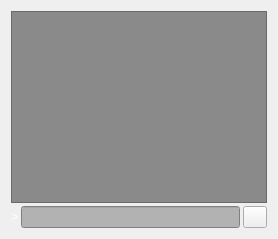
     <widget class="QWidget" name="tab_console">
      <attribute name="title">
       <string>&amp;Console</string>
      </attribute>
      <layout class="QVBoxLayout" name="verticalLayout_3">
       <property name="spacing">
        <number>3</number>
       </property>
       <item>
        <widget class="QTextEdit" name="messagesWidget">
         <property name="minimumSize">
          <size>
           <width>0</width>
           <height>100</height>
          </size>
         </property>
         <property name="palette">
          <palette>
           <active>
            <colorrole role="WindowText">
             <brush brushstyle="SolidPattern">
              <color alpha="255">
               <red>255</red>
               <green>255</green>
               <blue>255</blue>
              </color>
             </brush>
            </colorrole>
            <colorrole role="Button">
             <brush brushstyle="SolidPattern">
              <color alpha="255">
               <red>138</red>
               <green>138</green>
               <blue>138</blue>
              </color>
             </brush>
            </colorrole>
            <colorrole role="Light">
             <brush brushstyle="SolidPattern">
              <color alpha="255">
               <red>255</red>
               <green>255</green>
               <blue>255</blue>
              </color>
             </brush>
            </colorrole>
            <colorrole role="Midlight">
             <brush brushstyle="SolidPattern">
              <color alpha="255">
               <red>255</red>
               <green>255</green>
               <blue>255</blue>
              </color>
             </brush>
            </colorrole>
            <colorrole role="Dark">
             <brush brushstyle="SolidPattern">
              <color alpha="255">
               <red>255</red>
               <green>255</green>
               <blue>255</blue>
              </color>
             </brush>
            </colorrole>
            <colorrole role="Mid">
             <brush brushstyle="SolidPattern">
              <color alpha="255">
               <red>255</red>
               <green>255</green>
               <blue>255</blue>
              </color>
             </brush>
            </colorrole>
            <colorrole role="Text">
             <brush brushstyle="SolidPattern">
              <color alpha="255">
               <red>255</red>
               <green>255</green>
               <blue>255</blue>
              </color>
             </brush>
            </colorrole>
            <colorrole role="ButtonText">
             <brush brushstyle="SolidPattern">
              <color alpha="255">
               <red>255</red>
               <green>255</green>
               <blue>255</blue>
              </color>
             </brush>
            </colorrole>
            <colorrole role="Base">
             <brush brushstyle="SolidPattern">
              <color alpha="255">
               <red>138</red>
               <green>138</green>
               <blue>138</blue>
              </color>
             </brush>
            </colorrole>
            <colorrole role="Window">
             <brush brushstyle="SolidPattern">
              <color alpha="255">
               <red>138</red>
               <green>138</green>
               <blue>138</blue>
              </color>
             </brush>
            </colorrole>
            <colorrole role="Shadow">
             <brush brushstyle="SolidPattern">
              <color alpha="255">
               <red>255</red>
               <green>255</green>
               <blue>255</blue>
              </color>
             </brush>
            </colorrole>
            <colorrole role="NoRole">
             <brush brushstyle="SolidPattern">
              <color alpha="255">
               <red>255</red>
               <green>255</green>
               <blue>255</blue>
              </color>
             </brush>
            </colorrole>
            <colorrole role="ToolTipBase">
             <brush brushstyle="SolidPattern">
              <color alpha="255">
               <red>138</red>
               <green>138</green>
               <blue>138</blue>
              </color>
             </brush>
            </colorrole>
           </active>
           <inactive>
            <colorrole role="WindowText">
             <brush brushstyle="SolidPattern">
              <color alpha="255">
               <red>255</red>
               <green>255</green>
               <blue>255</blue>
              </color>
             </brush>
            </colorrole>
            <colorrole role="Button">
             <brush brushstyle="SolidPattern">
              <color alpha="255">
               <red>138</red>
               <green>138</green>
               <blue>138</blue>
              </color>
             </brush>
            </colorrole>
            <colorrole role="Light">
             <brush brushstyle="SolidPattern">
              <color alpha="255">
               <red>255</red>
               <green>255</green>
               <blue>255</blue>
              </color>
             </brush>
            </colorrole>
            <colorrole role="Midlight">
             <brush brushstyle="SolidPattern">
              <color alpha="255">
               <red>255</red>
               <green>255</green>
               <blue>255</blue>
              </color>
             </brush>
            </colorrole>
            <colorrole role="Dark">
             <brush brushstyle="SolidPattern">
              <color alpha="255">
               <red>255</red>
               <green>255</green>
               <blue>255</blue>
              </color>
             </brush>
            </colorrole>
            <colorrole role="Mid">
             <brush brushstyle="SolidPattern">
              <color alpha="255">
               <red>255</red>
               <green>255</green>
               <blue>255</blue>
              </color>
             </brush>
            </colorrole>
            <colorrole role="Text">
             <brush brushstyle="SolidPattern">
              <color alpha="255">
               <red>255</red>
               <green>255</green>
               <blue>255</blue>
              </color>
             </brush>
            </colorrole>
            <colorrole role="ButtonText">
             <brush brushstyle="SolidPattern">
              <color alpha="255">
               <red>255</red>
               <green>255</green>
               <blue>255</blue>
              </color>
             </brush>
            </colorrole>
            <colorrole role="Base">
             <brush brushstyle="SolidPattern">
              <color alpha="255">
               <red>138</red>
               <green>138</green>
               <blue>138</blue>
              </color>
             </brush>
            </colorrole>
            <colorrole role="Window">
             <brush brushstyle="SolidPattern">
              <color alpha="255">
               <red>138</red>
               <green>138</green>
               <blue>138</blue>
              </color>
             </brush>
            </colorrole>
            <colorrole role="Shadow">
             <brush brushstyle="SolidPattern">
              <color alpha="255">
               <red>255</red>
               <green>255</green>
               <blue>255</blue>
              </color>
             </brush>
            </colorrole>
            <colorrole role="NoRole">
             <brush brushstyle="SolidPattern">
              <color alpha="255">
               <red>255</red>
               <green>255</green>
               <blue>255</blue>
              </color>
             </brush>
            </colorrole>
            <colorrole role="ToolTipBase">
             <brush brushstyle="SolidPattern">
              <color alpha="255">
               <red>138</red>
               <green>138</green>
               <blue>138</blue>
              </color>
             </brush>
            </colorrole>
           </inactive>
           <disabled>
            <colorrole role="WindowText">
             <brush brushstyle="SolidPattern">
              <color alpha="255">
               <red>255</red>
               <green>255</green>
               <blue>255</blue>
              </color>
             </brush>
            </colorrole>
            <colorrole role="Button">
             <brush brushstyle="SolidPattern">
              <color alpha="255">
               <red>138</red>
               <green>138</green>
               <blue>138</blue>
              </color>
             </brush>
            </colorrole>
            <colorrole role="Light">
             <brush brushstyle="SolidPattern">
              <color alpha="255">
               <red>255</red>
               <green>255</green>
               <blue>255</blue>
              </color>
             </brush>
            </colorrole>
            <colorrole role="Midlight">
             <brush brushstyle="SolidPattern">
              <color alpha="255">
               <red>255</red>
               <green>255</green>
               <blue>255</blue>
              </color>
             </brush>
            </colorrole>
            <colorrole role="Dark">
             <brush brushstyle="SolidPattern">
              <color alpha="255">
               <red>255</red>
               <green>255</green>
               <blue>255</blue>
              </color>
             </brush>
            </colorrole>
            <colorrole role="Mid">
             <brush brushstyle="SolidPattern">
              <color alpha="255">
               <red>255</red>
               <green>255</green>
               <blue>255</blue>
              </color>
             </brush>
            </colorrole>
            <colorrole role="Text">
             <brush brushstyle="SolidPattern">
              <color alpha="255">
               <red>255</red>
               <green>255</green>
               <blue>255</blue>
              </color>
             </brush>
            </colorrole>
            <colorrole role="ButtonText">
             <brush brushstyle="SolidPattern">
              <color alpha="255">
               <red>255</red>
               <green>255</green>
               <blue>255</blue>
              </color>
             </brush>
            </colorrole>
            <colorrole role="Base">
             <brush brushstyle="SolidPattern">
              <color alpha="255">
               <red>138</red>
               <green>138</green>
               <blue>138</blue>
              </color>
             </brush>
            </colorrole>
            <colorrole role="Window">
             <brush brushstyle="SolidPattern">
              <color alpha="255">
               <red>138</red>
               <green>138</green>
               <blue>138</blue>
              </color>
             </brush>
            </colorrole>
            <colorrole role="Shadow">
             <brush brushstyle="SolidPattern">
              <color alpha="255">
               <red>255</red>
               <green>255</green>
               <blue>255</blue>
              </color>
             </brush>
            </colorrole>
            <colorrole role="NoRole">
             <brush brushstyle="SolidPattern">
              <color alpha="255">
               <red>255</red>
               <green>255</green>
               <blue>255</blue>
              </color>
             </brush>
            </colorrole>
            <colorrole role="ToolTipBase">
             <brush brushstyle="SolidPattern">
              <color alpha="255">
               <red>138</red>
               <green>138</green>
               <blue>138</blue>
              </color>
             </brush>
            </colorrole>
           </disabled>
          </palette>
         </property>
         <property name="autoFillBackground">
          <bool>true</bool>
         </property>
         <property name="readOnly">
          <bool>true</bool>
         </property>
         <property name="tabKeyNavigation" stdset="0">
          <bool>false</bool>
         </property>
         <property name="columnCount" stdset="0">
          <number>2</number>
         </property>
        </widget>
       </item>
       <item>
        <layout class="QHBoxLayout" name="horizontalLayout">
         <property name="spacing">
          <number>3</number>
         </property>
         <item>
          <widget class="QLabel" name="label">
           <property name="palette">
            <palette>
             <active>
              <colorrole role="WindowText">
               <brush brushstyle="SolidPattern">
                <color alpha="255">
                 <red>255</red>
                 <green>255</green>
                 <blue>255</blue>
                </color>
               </brush>
              </colorrole>
              <colorrole role="Button">
               <brush brushstyle="SolidPattern">
                <color alpha="255">
                 <red>138</red>
                 <green>138</green>
                 <blue>138</blue>
                </color>
               </brush>
              </colorrole>
              <colorrole role="Text">
               <brush brushstyle="SolidPattern">
                <color alpha="255">
                 <red>255</red>
                 <green>255</green>
                 <blue>255</blue>
                </color>
               </brush>
              </colorrole>
              <colorrole role="Base">
               <brush brushstyle="SolidPattern">
                <color alpha="255">
                 <red>138</red>
                 <green>138</green>
                 <blue>138</blue>
                </color>
               </brush>
              </colorrole>
              <colorrole role="Window">
               <brush brushstyle="SolidPattern">
                <color alpha="255">
                 <red>138</red>
                 <green>138</green>
                 <blue>138</blue>
                </color>
               </brush>
              </colorrole>
             </active>
             <inactive>
              <colorrole role="WindowText">
               <brush brushstyle="SolidPattern">
                <color alpha="255">
                 <red>255</red>
                 <green>255</green>
                 <blue>255</blue>
                </color>
               </brush>
              </colorrole>
              <colorrole role="Button">
               <brush brushstyle="SolidPattern">
                <color alpha="255">
                 <red>138</red>
                 <green>138</green>
                 <blue>138</blue>
                </color>
               </brush>
              </colorrole>
              <colorrole role="Text">
               <brush brushstyle="SolidPattern">
                <color alpha="255">
                 <red>255</red>
                 <green>255</green>
                 <blue>255</blue>
                </color>
               </brush>
              </colorrole>
              <colorrole role="Base">
               <brush brushstyle="SolidPattern">
                <color alpha="255">
                 <red>138</red>
                 <green>138</green>
                 <blue>138</blue>
                </color>
               </brush>
              </colorrole>
              <colorrole role="Window">
               <brush brushstyle="SolidPattern">
                <color alpha="255">
                 <red>138</red>
                 <green>138</green>
                 <blue>138</blue>
                </color>
               </brush>
              </colorrole>
             </inactive>
             <disabled>
              <colorrole role="WindowText">
               <brush brushstyle="SolidPattern">
                <color alpha="255">
                 <red>69</red>
                 <green>69</green>
                 <blue>69</blue>
                </color>
               </brush>
              </colorrole>
              <colorrole role="Button">
               <brush brushstyle="SolidPattern">
                <color alpha="255">
                 <red>138</red>
                 <green>138</green>
                 <blue>138</blue>
                </color>
               </brush>
              </colorrole>
              <colorrole role="Text">
               <brush brushstyle="SolidPattern">
                <color alpha="255">
                 <red>69</red>
                 <green>69</green>
                 <blue>69</blue>
                </color>
               </brush>
              </colorrole>
              <colorrole role="Base">
               <brush brushstyle="SolidPattern">
                <color alpha="255">
                 <red>138</red>
                 <green>138</green>
                 <blue>138</blue>
                </color>
               </brush>
              </colorrole>
              <colorrole role="Window">
               <brush brushstyle="SolidPattern">
                <color alpha="255">
                 <red>138</red>
                 <green>138</green>
                 <blue>138</blue>
                </color>
               </brush>
              </colorrole>
             </disabled>
            </palette>
           </property>
           <property name="autoFillBackground">
            <bool>false</bool>
           </property>
           <property name="text">
            <string notr="true">&gt;</string>
           </property>
          </widget>
         </item>
         <item>
          <widget class="QLineEdit" name="lineEdit">
           <property name="palette">
            <palette>
             <active>
              <colorrole role="WindowText">
               <brush brushstyle="SolidPattern">
                <color alpha="255">
                 <red>138</red>
                 <green>138</green>
                 <blue>138</blue>
                </color>
               </brush>
              </colorrole>
              <colorrole role="Button">
               <brush brushstyle="SolidPattern">
                <color alpha="255">
                 <red>178</red>
                 <green>178</green>
                 <blue>178</blue>
                </color>
               </brush>
              </colorrole>
              <colorrole role="Text">
               <brush brushstyle="SolidPattern">
                <color alpha="255">
                 <red>90</red>
                 <green>104</green>
                 <blue>118</blue>
                </color>
               </brush>
              </colorrole>
              <colorrole role="ButtonText">
               <brush brushstyle="SolidPattern">
                <color alpha="255">
                 <red>90</red>
                 <green>104</green>
                 <blue>118</blue>
                </color>
               </brush>
              </colorrole>
              <colorrole role="Base">
               <brush brushstyle="SolidPattern">
                <color alpha="255">
                 <red>178</red>
                 <green>178</green>
                 <blue>178</blue>
                </color>
               </brush>
              </colorrole>
              <colorrole role="Window">
               <brush brushstyle="SolidPattern">
                <color alpha="255">
                 <red>178</red>
                 <green>178</green>
                 <blue>178</blue>
                </color>
               </brush>
              </colorrole>
              <colorrole role="AlternateBase">
               <brush brushstyle="SolidPattern">
                <color alpha="255">
                 <red>138</red>
                 <green>138</green>
                 <blue>138</blue>
                </color>
               </brush>
              </colorrole>
             </active>
             <inactive>
              <colorrole role="WindowText">
               <brush brushstyle="SolidPattern">
                <color alpha="255">
                 <red>138</red>
                 <green>138</green>
                 <blue>138</blue>
                </color>
               </brush>
              </colorrole>
              <colorrole role="Button">
               <brush brushstyle="SolidPattern">
                <color alpha="255">
                 <red>178</red>
                 <green>178</green>
                 <blue>178</blue>
                </color>
               </brush>
              </colorrole>
              <colorrole role="Text">
               <brush brushstyle="SolidPattern">
                <color alpha="255">
                 <red>90</red>
                 <green>104</green>
                 <blue>118</blue>
                </color>
               </brush>
              </colorrole>
              <colorrole role="ButtonText">
               <brush brushstyle="SolidPattern">
                <color alpha="255">
                 <red>90</red>
                 <green>104</green>
                 <blue>118</blue>
                </color>
               </brush>
              </colorrole>
              <colorrole role="Base">
               <brush brushstyle="SolidPattern">
                <color alpha="255">
                 <red>178</red>
                 <green>178</green>
                 <blue>178</blue>
                </color>
               </brush>
              </colorrole>
              <colorrole role="Window">
               <brush brushstyle="SolidPattern">
                <color alpha="255">
                 <red>178</red>
                 <green>178</green>
                 <blue>178</blue>
                </color>
               </brush>
              </colorrole>
              <colorrole role="AlternateBase">
               <brush brushstyle="SolidPattern">
                <color alpha="255">
                 <red>138</red>
                 <green>138</green>
                 <blue>138</blue>
                </color>
               </brush>
              </colorrole>
             </inactive>
             <disabled>
              <colorrole role="WindowText">
               <brush brushstyle="SolidPattern">
                <color alpha="255">
                 <red>159</red>
                 <green>158</green>
                 <blue>158</blue>
                </color>
               </brush>
              </colorrole>
              <colorrole role="Button">
               <brush brushstyle="SolidPattern">
                <color alpha="255">
                 <red>178</red>
                 <green>178</green>
                 <blue>178</blue>
                </color>
               </brush>
              </colorrole>
              <colorrole role="Text">
               <brush brushstyle="SolidPattern">
                <color alpha="255">
                 <red>159</red>
                 <green>158</green>
                 <blue>158</blue>
                </color>
               </brush>
              </colorrole>
              <colorrole role="ButtonText">
               <brush brushstyle="SolidPattern">
                <color alpha="255">
                 <red>159</red>
                 <green>158</green>
                 <blue>158</blue>
                </color>
               </brush>
              </colorrole>
              <colorrole role="Base">
               <brush brushstyle="SolidPattern">
                <color alpha="255">
                 <red>178</red>
                 <green>178</green>
                 <blue>178</blue>
                </color>
               </brush>
              </colorrole>
              <colorrole role="Window">
               <brush brushstyle="SolidPattern">
                <color alpha="255">
                 <red>178</red>
                 <green>178</green>
                 <blue>178</blue>
                </color>
               </brush>
              </colorrole>
              <colorrole role="AlternateBase">
               <brush brushstyle="SolidPattern">
                <color alpha="255">
                 <red>138</red>
                 <green>138</green>
                 <blue>138</blue>
                </color>
               </brush>
              </colorrole>
             </disabled>
            </palette>
           </property>
           <property name="focusPolicy">
            <enum>Qt::NoFocus</enum>
           </property>
           <property name="autoFillBackground">
            <bool>false</bool>
           </property>
           <property name="styleSheet">
            <string notr="true">background-color: rgb(178, 178, 178);</string>
           </property>
          </widget>
         </item>
         <item>
          <widget class="QPushButton" name="clearButton">
           <property name="maximumSize">
            <size>
             <width>24</width>
             <height>24</height>
            </size>
           </property>
           <property name="toolTip">
            <string>Clear console</string>
           </property>
           <property name="autoFillBackground">
            <bool>false</bool>
           </property>
           <property name="text">
            <string/>
           </property>
           <property name="icon">
            <iconset resource="../bitcoin.qrc">
             <normaloff>:/icons/remove</normaloff>:/icons/remove</iconset>
           </property>
           <property name="shortcut">
            <string notr="true">Ctrl+L</string>
           </property>
           <property name="autoDefault">
            <bool>false</bool>
           </property>
          </widget>
         </item>
        </layout>
       </item>
      </layout>
     </widget>
